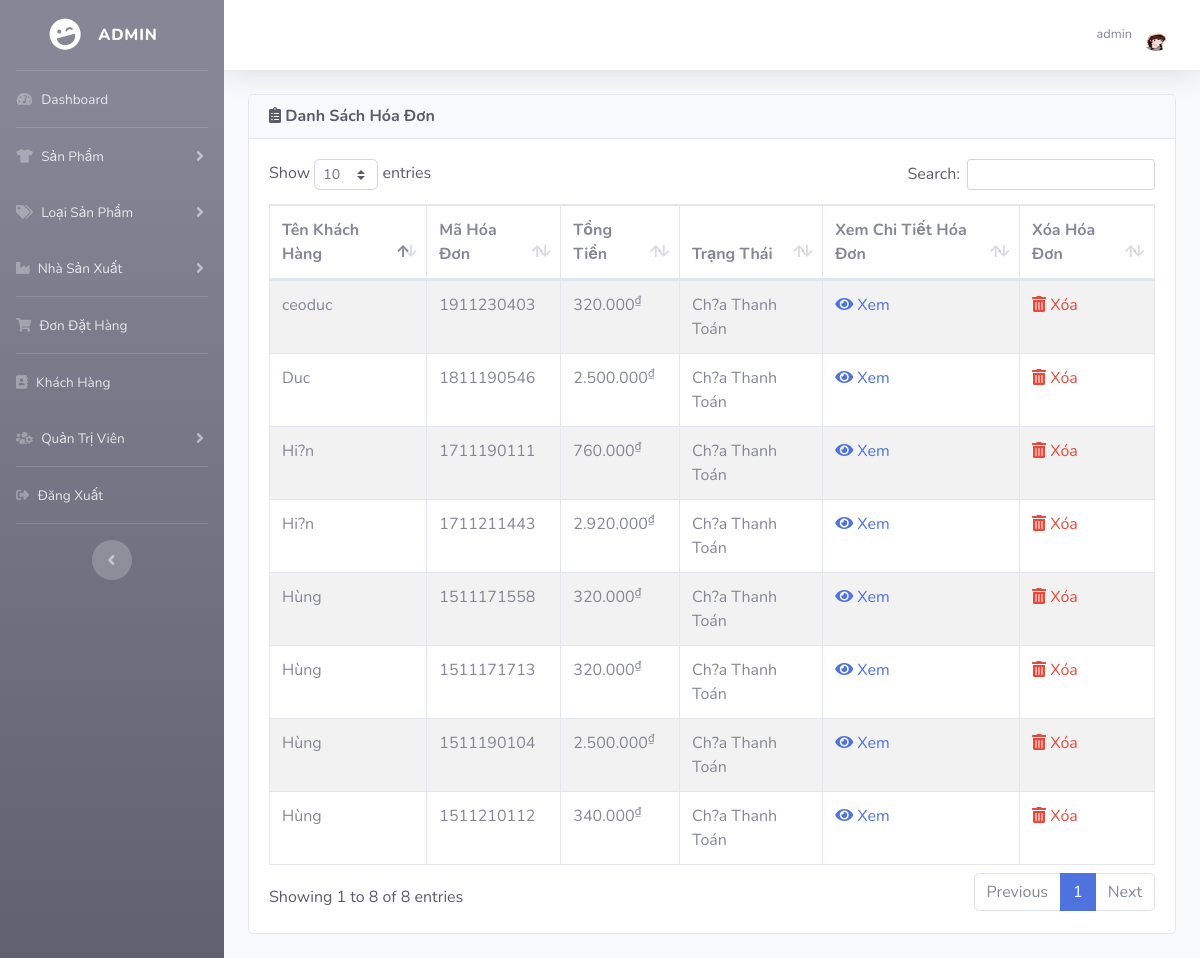
Screenshot of /admin/index.php?view_bill (signed in) with the database file from the repository.
### tables this page shows
CREATE TABLE IF NOT EXISTS `HOADON` (
  `MA_HD` int NOT NULL AUTO_INCREMENT,
  `MA_KH` int NOT NULL,
  `TONGTIEN` int NOT NULL,
  `TRANGTHAI` text,
  PRIMARY KEY (`MA_HD`)
);

CREATE TABLE IF NOT EXISTS `KH` (
  `MA_KH` int NOT NULL AUTO_INCREMENT,
  `TEN_KH` varchar(50) NOT NULL,
  `EMAIL` varchar(50) NOT NULL,
  `MATKHAU` varchar(255) NOT NULL,
  `DIACHI` varchar(100) DEFAULT NULL,
  `DIENTHOAI` varchar(10) DEFAULT NULL,
  `AVATAR` varchar(500) DEFAULT NULL,
  `TRANGTHAI` varchar(10) DEFAULT NULL,
  PRIMARY KEY (`MA_KH`)
);

### admin/includes/database.php (called while the page is built, shortened)
<?php
    class MyConnect {
        private $conn;
        public function __construct() {
            $this->host = "localhost";
            $this->user = "root";
            $this->passwd = "";
            $this->database = "clothingshop";
            $this->conn = new mysqli($this->host,$this->user,$this->passwd,$this->database);
        }
        public function isConnected() {
            return true;
        }
        public function query($query) {
            if($this->isConnected()) {
                $tableData = mysqli_query($this->conn,$query);
                return $tableData;
            }
        }
    }
?>

### admin/view_bill.php (the view)
<?php
if(!isset($_SESSION['admin_email'])){
    echo "<script>window.open('login.php','_self')</script>";
}
else {
?>
<div class="row">
    <div class="col-lg-12">
        <div class="card text-dark mb-4">
            <div class="card-header">
                <h6 class="m-0 font-weight-bold"><i class="fas fa-clipboard-list"></i> Danh Sách Hóa Đơn</div></h6>
            <div class="card-body">
                <div class="table-responsive">
                    <table id="product_table" class="table table-bordered table-striped" width="100%" cellspacing="0">
                        <thead>
                            <tr>
                                <th>Tên Khách Hàng</th>
                                <th>Mã Hóa Đơn</th>
                                <th>Tổng Tiền</th>
                                <th>Trạng Thái</th>
                                <th>Xem Chi Tiết Hóa Đơn</th>
                                <th>Xóa Hóa Đơn</th>
                            </tr>
                        </thead>
                        <tbody>
                        <?php
                                $getBillQuery = "SELECT TEN_KH, MA_HD, HOADON.TRANGTHAI, TONGTIEN FROM HOADON, KH WHERE (KH.MA_KH = HOADON.MA_KH)";
                                $result = $MyConn->query($getBillQuery);
                                while($row = mysqli_fetch_array($result)) {
                                    $tenkh = $row['TEN_KH'];
                                    $mahd = $row['MA_HD'];
                                    $trangthaihd = $row['TRANGTHAI'];
                                    $tongtien = $row['TONGTIEN'];
                            ?>
                            <tr>
                                <td> <?php echo $tenkh ?> </td>
                                <td> <?php echo $mahd ?> </td>
                                <td> <?php echo number_format($tongtien,0,",",".")."<sup>₫</sup>" ?></td>
                                <td> <?php echo $trangthaihd ?></td>
                                <td>
                                    <a href="index.php?view_detail_bill=<?php echo $mahd ?>" style="text-decoration: none">
                                        <i class="fas fa-eye"></i>
                                            Xem
                                        </a>
                                </td>
                                <td>
                                    <a href="index.php?delete_bill=<?php echo $mahd ?>" class="text-danger" style="text-decoration: none">
                                        <i class="fas fa-trash-alt"></i>
                                            Xóa
                                    </a>
                                </td>
                            </tr>
                            <?php } ?>
                        </tbody>
                    </table>
                </div>
            </div>
        </div>
    </div>
</div>
<?php } ?>

### admin/index.php (shortened to what this page needs)
<?php
include("includes/database.php");
if(!isset($_SESSION['admin_email'])){
echo "<script>window.open('login.php','_self')</script>";
}
else {
?>
<?php
$MyConn = new MyConnect();
$admin_session = $_SESSION['admin_email'];
$getAdminQry = "select * from admin where Email='$admin_session'";
$getAdmin = $MyConn->query($getAdminQry);
$row_admin = mysqli_fetch_array($getAdmin);
$admin_name = $row_admin['Name'];
$admin_image = $row_admin['Image'];
?>
<!DOCTYPE html>
<html lang="en">
<head>
    <link href="vendor/fontawesome-free/css/all.min.css" rel="stylesheet" type="text/css">
    <link href="css/sb-admin-2.min.css" rel="stylesheet">
    <link href="css/thumb.css" rel="stylesheet">
    <link href="css/style.css" rel="stylesheet">
    <link href="vendor/datatables/dataTables.bootstrap4.min.css" rel="stylesheet">
</head>
<body id="page-top">
    <div id="wrapper">
    <?php include("includes/sidebars.php");  ?>
        <div id="content-wrapper" class="d-flex flex-column">
            <div id="content">
                <nav class="navbar navbar-expand navbar-light bg-white topbar mb-4 static-top shadow">
                    <ul class="navbar-nav ml-auto">
                        <li class="nav-item dropdown no-arrow">
                            <a class="nav-link dropdown-toggle" href="#" id="userDropdown" role="button"
                                data-toggle="dropdown" aria-haspopup="true" aria-expanded="false">
                                <span class="mr-2 d-none d-lg-inline text-gray-600 small"> <?php echo $admin_name ?></span>
                                <img class="img-profile rounded-circle"
                                    src="<?php echo "admin_images/".$admin_image ?>">
                            </a>
                        </li>
                    </ul>
                </nav>
                <div class="container-fluid">
                    <?php
                    if(isset($_GET['dashboard'])) {
                        include("dashboard.php");
                    }
                    else if(isset($_GET['insert_product'])) {
                        include("insert_product.php");
                    }
                    else if(isset($_GET['view_product'])) {
                        include("view_product.php");
                    }
                    else if(isset($_GET['edit_product'])) {
                        include("edit_product.php");
                    }
                    else if(isset($_GET['delete_product'])) {
                        include("delete_product.php");
                    }
                    else if(isset($_GET['insert_cat'])) {
                        include("insert_cat.php");
                    }
                    else if(isset($_GET['view_cat'])) {
                        include("view_cat.php");
                    }
                    else if(isset($_GET['edit_cat'])) {
                        include("edit_cat.php");
                    }
                    else if(isset($_GET['delete_cat'])) {
                        include("delete_cat.php");
                    }
                    else if(isset($_GET['insert_man'])) {
                        include("insert_man.php");
                    }
                    else if(isset($_GET['view_man'])) {
                        include("view_man.php");
                    }
                    else if(isset($_GET['delete_man'])) {
                        include("delete_man.php");
                    }
                    else if(isset($_GET['edit_man'])) {
                        include("edit_man.php");
                    }
                    else if(isset($_GET['view_bill'])) {
                        include("view_bill.php");
                    }
                    ?>
                </div>
            </div>
        </div>
    </div>
</body>
</html>
<?php } ?>

### rows the page displays
hoadon: kh.TEN_KH "Hùng", MA_HD "1511171558", TONGTIEN "320.000", TRANGTHAI "Ch?a Thanh Toán"
hoadon: kh.TEN_KH "Hùng", MA_HD "1511171713", TONGTIEN "320.000", TRANGTHAI "Ch?a Thanh Toán"
hoadon: kh.TEN_KH "Hùng", MA_HD "1511190104", TONGTIEN "2.500.000", TRANGTHAI "Ch?a Thanh Toán"
hoadon: kh.TEN_KH "Hùng", MA_HD "1511210112", TONGTIEN "340.000", TRANGTHAI "Ch?a Thanh Toán"
hoadon: kh.TEN_KH "Hi?n", MA_HD "1711190111", TONGTIEN "760.000", TRANGTHAI "Ch?a Thanh Toán"
hoadon: kh.TEN_KH "Hi?n", MA_HD "1711211443", TONGTIEN "2.920.000", TRANGTHAI "Ch?a Thanh Toán"
hoadon: kh.TEN_KH "Duc", MA_HD "1811190546", TONGTIEN "2.500.000", TRANGTHAI "Ch?a Thanh Toán"
hoadon: kh.TEN_KH "ceoduc", MA_HD "1911230403", TONGTIEN "320.000", TRANGTHAI "Ch?a Thanh Toán"

### other values shown
$admin_name "admin"
